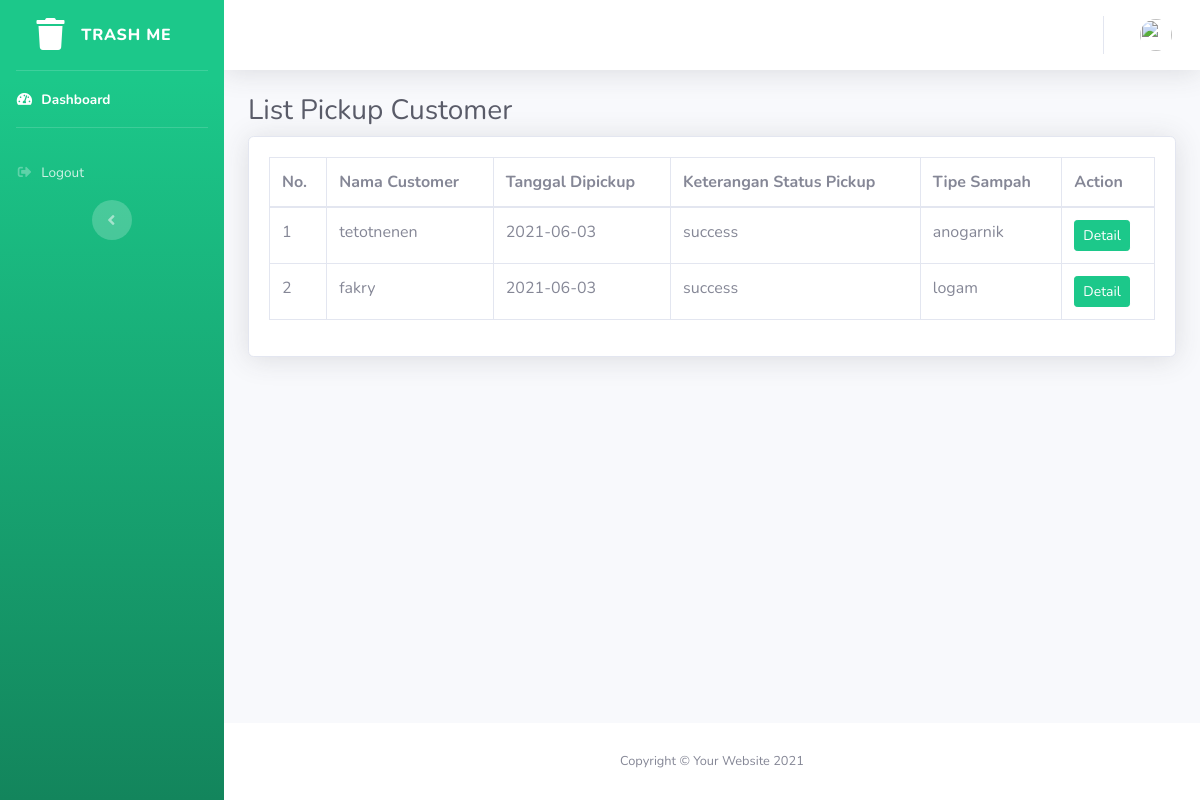
Screenshot of /userpickup.php with the database file from the repository.
### tables this page shows
CREATE TABLE `pickup_log` (
  `id` int(11) NOT NULL,
  `pickup_dates` date NOT NULL,
  `id_user` int(11) NOT NULL,
  `id_pickup` int(11) NOT NULL
);

CREATE TABLE `users` (
  `id` int(11) NOT NULL,
  `email` varchar(80) NOT NULL,
  `password` varchar(255) NOT NULL,
  `conf_password` varchar(255) NOT NULL,
  `name` varchar(50) NOT NULL,
  `address` text NOT NULL,
  `phone_num` varchar(20) NOT NULL,
  `role_id` int(11) NOT NULL,
  `profile_pict` varchar(255) NOT NULL
);

CREATE TABLE `pickup_process` (
  `id` int(11) NOT NULL,
  `id_users` int(11) NOT NULL,
  `pickup_date_req` date NOT NULL,
  `estimate_date` date NOT NULL,
  `status` varchar(30) NOT NULL,
  `tipe_sampah` varchar(30) NOT NULL,
  `id_petugas` varchar(30) NOT NULL
);

### function.php (called while the page is built, shortened)
<?php
$conn = mysqli_connect("localhost", "root", "","db_trashme");
function query2($data){
    global $conn;
    $result = mysqli_query($conn, $data);
    $rows = [];
    while ( $row = mysqli_fetch_assoc($result)){
        $rows[]=$row;
    }
    return $rows;
}

### userpickup.php (the view, shortened to what this page needs)
<?php
require 'function.php';
$datapickup = query2("SELECT pl.id,pl.pickup_dates , u.name, u.address, u.phone_num, pp.status, pp.tipe_sampah FROM pickup_log pl JOIN users u ON pl.id_user = u.id JOIN pickup_process pp ON pl.id_pickup=pp.id");
?>
<!DOCTYPE html>
<html lang="en">
<head>
    <link href="vendor/fontawesome-free/css/all.min.css" rel="stylesheet" type="text/css">
    <link href="css/sb-admin-2.min.css" rel="stylesheet">
</head>
<body id="page-top">
    <div id="wrapper">
        <?php include 'sidebar.php'; ?>
        <div id="content-wrapper" class="d-flex flex-column">
            <div id="content">
                 <?php include 'topbar.php'?>
                <div class="container-fluid">
                    <h1 class="h3 mb-2 text-gray-800">List Pickup Customer</h1>
                    <div class="card shadow mb-4">
                        <div class="card-body">
                            <div class="table-responsive">
                                <table class="table table-bordered" id="dataTable" width="100%" cellspacing="0">
                                    <thead>
                                        <tr>
                                            <th>No.</th>
                                            <th>Nama Customer</th>
                                            <th>Tanggal Dipickup</th>
                                            <th>Keterangan Status Pickup</th>
                                            <th>Tipe Sampah</th>
                                            <th>Action</th>
                                        </tr>
                                    </thead>
                                    <tbody>
                                    <?php $i=1; ?>
                                    <?php foreach($datapickup as $data): ?>
                                        <tr>
                                            <td><?= $i; ?></td>
                                            <td><?= $data['name']; ?></td>
                                            <td><?= $data['pickup_dates']; ?></td>
                                            <td><?= $data['status']; ?></td>
                                            <td><?= $data['tipe_sampah']; ?></td>
                                            <td>
                                                <a href="userdetailpickup.php?id=<?= $data['id']; ?>" class="btn btn-sm btn-success">Detail</a>
                                            </td>
                                        </tr>
                                    <?php $i++; ?>
                                    <?php endforeach; ?>
                                    </tbody>
                                </table>
                            </div>
                        </div>
                    </div>
                </div>
            </div>
            <footer class="sticky-footer bg-white">
                <div class="container my-auto">
                    <div class="copyright text-center my-auto">
                        <span>Copyright &copy; Your Website <?= date('Y')?></span>
                    </div>
                </div>
            </footer>
        </div>
    </div>
</body>
</html>

### rows the page displays
pickup_log: id_user.name "tetotnenen", pickup_dates "2021-06-03", pickup_process.status "success", pickup_process.tipe_sampah "anogarnik"
pickup_log: id_user.name "fakry", pickup_dates "2021-06-03", pickup_process.status "success", pickup_process.tipe_sampah "logam"
